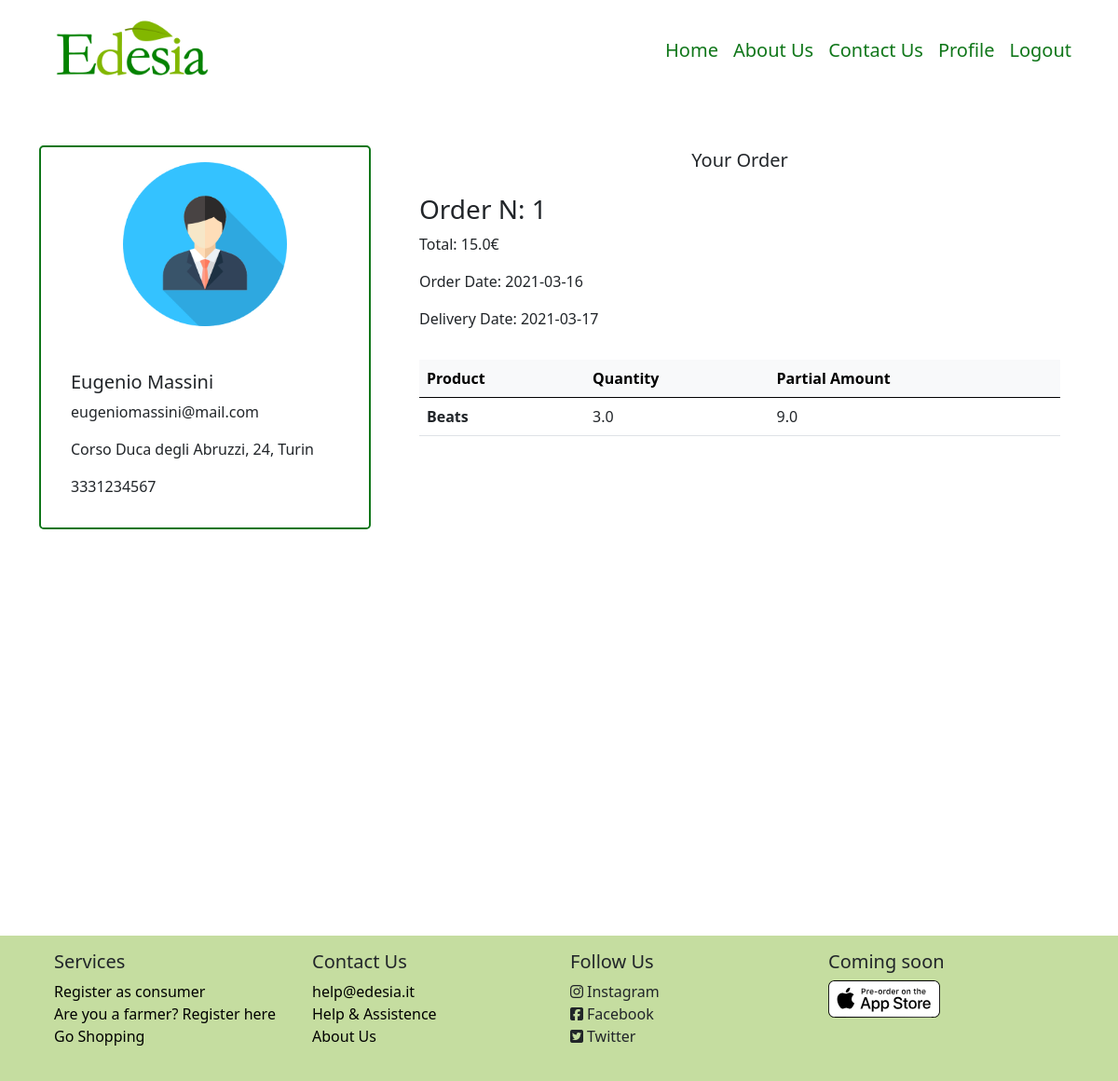
Screenshot of /consumer/1 (signed in) with the database file from the repository.
### model.py (models this page shows, shortened)
class Consumer(db.Model):
    id = db.Column(db.Integer, db.ForeignKey('user.id'), primary_key=True)
    consumer_name = db.Column(db.String(50), nullable=False)
    consumer_surname = db.Column(db.String(50), nullable=False)
    consumer_address = db.Column(db.String(50), nullable=False)
    consumer_phone = db.Column(db.String(12), nullable=False)
    __mapper_args__ = {
        'polymorphic_identity': 'consumer',
    }

class User (UserMixin, db.Model):
    id = db.Column(db.Integer, primary_key=True)  # Auto-incrementing
    email = db.Column(db.String(50), unique=True, nullable=False)
    name = db.Column(db.String(50), nullable=False)
    password_hash = db.Column(db.String(200), nullable=False)
    roleid = db.Column(db.Integer, db.ForeignKey('role.id'))
    type = db.Column(db.String(30))
    __mapper_args__ = {
        'polymorphic_identity': 'user',
        'polymorphic_on': type
    }

class Order (db.Model):
    id = db.Column(db.Integer, primary_key=True)
    consumer_id = db.Column(db.Integer, db.ForeignKey('consumer.id'))
    supplier_id = db.Column(db.Integer, db.ForeignKey('supplier.id'))
    date = db.Column(db.Date)
    delivery_date = db.Column(db.Date)
    amount = db.Column(db.Float)
    review = db.Column(db.Boolean, default=False)

class OrderLine(db.Model):
    id = db.Column(db.Integer, primary_key=True)
    order_id = db.Column(db.Integer, db.ForeignKey('order.id'))
    supplier_id = db.Column(db.Integer, db.ForeignKey('supplier.id'))
    product_id = db.Column(db.Integer, db.ForeignKey('product.id'))
    product_name = db.Column(db.String)
    quantity = db.Column(db.Float)
    partial_amount = db.Column(db.Float)

### app.py (the view)
@app.route('/consumer/<int:id>')
@login_required
def consumer(id):
    consumer = Consumer.query.filter_by(id=id).first()
    user = User.query.filter_by(id=id).first()
    orders = Order.query.filter_by(consumer_id=id).order_by(Order.id.desc()).all()
    l_order_cons =[]
    class OrderCons():
        def __init__(self, order, content):
            self.order = order
            self.content = content
    for o in orders:
        products = []
        lines = OrderLine.query.filter_by(order_id=o.id)
        for l in lines:
            products.append(l)
        l_order_cons.append(OrderCons(o, products))
    return render_template('Pages/profile/profile_consumer-orders.html', consumer=consumer, user=user, orders=l_order_cons)

### model.py (called while the page is built)
@login_manager.user_loader
def load_user(user_id):
    return User.query.get(int(user_id))

### templates/Pages/profile/profile_consumer-orders.html (shortened to what this page needs)
{% extends 'Pages/profile/profile_consumer.html' %}
{% block specific %}
            <div class="col-8">
                <div class="container-fluid m-1">
                    <div class="row text-center">
                        <h5>Your Order</h5>
                    </div>
                    {% if orders %}
                    {% for order in orders %}
                    <div class="row row-cols-lg-2 mb-3 mt-3">
                        <div class="col">
                            <h3>Order N: {{ order.order.id }}</h3>
                            <p>Total: {{ order.order.amount }}€</p>
                            <p>Order Date: {{ order.order.date }}</p>
                            <p>Delivery Date: {{ order.order.delivery_date }}</p>
                        </div>
                    <div class="col">
                    </div>
                    </div>
                    <div class="table-responsive-lg">
                        <table class="table table-hover">
                            <thead class="table-light">
                                <tr>
                                    <th scope="col">Product</th>
                                    <th scope="col">Quantity</th>
                                    <th scope="col">Partial Amount</th>
                                </tr>
                            </thead>
                            <tbody>
                            {% for line in order.content %}
                                <tr>
                                    <th scope="row">{{ line.product_name }}</th>
                                    <td>{{line.quantity}}</td>
                                    <td>{{ line.partial_amount}}</td>
                                </tr>
                            {% endfor %}
                            </tbody>
                        </table>
                    </div>
                {% endfor %}
                {% else %}
                    <p>No orders found</p>
                {% endif %}
                </div>
            </div>
{% endblock %}

### templates/Pages/profile/profile_consumer.html (shortened to what this page needs)
{% extends 'Components/base.html' %}
{% block body %}
    <div class="container-lg min-vh-100">
        <div class="row mt-5 mb-5">
            <div class="col-4">
                <div class="card m-auto rounded-3 border-2" id="cardProfileConsumer">
                    <img src="/static/images/avatar.png" class="card-img-top mt-3 mb-3 m-auto" style="width: 50%">
                    <div class="card-body m-3">
                        <h5 class="card-title">{{ consumer.consumer_name }} {{ consumer.consumer_surname }}</h5>
                        <p class="card-text">{{ user.email }}</p>
                        <p class="card-text">{{ consumer.consumer_address }}</p>
                        <p class="card-text">{{ consumer.consumer_phone }}</p>
                    </div>
                </div>
            </div>
        {% block specific %}
        {%  endblock %}
        </div>
    </div>
{% endblock %}

### static/personal.css (style rules this page uses)
#searchBar input, #cardResult, #cardProfileConsumer { border-color: #0F7619;; }

### rows the page displays
Consumer: consumer_name "Eugenio", consumer_surname "Massini", consumer_address "Corso Duca degli Abruzzi, 24, Turin", consumer_phone "3331234567"
User: email "eugeniomassini@mail.com"
Order: order.id "1", order.amount "15.0", order "2021-03-16", order.delivery_date "2021-03-17"
OrderLine: product_name "Beats", quantity "3.0", partial_amount "9.0"
